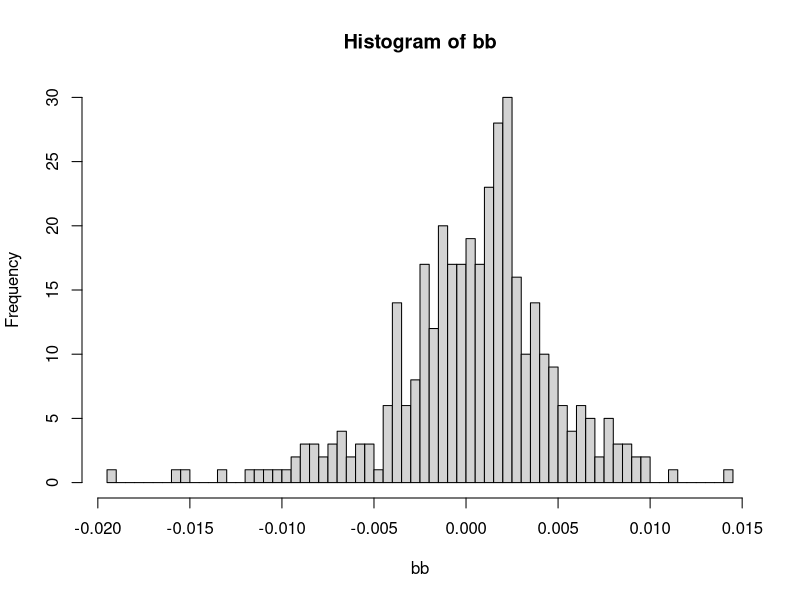
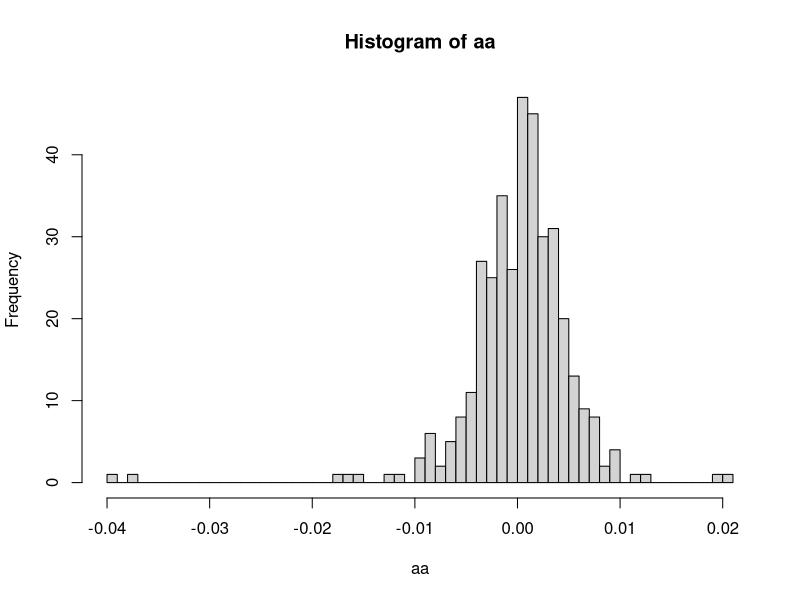

The R source for these figures, in order:

library(stringr)
library(plyr)
library(reshape2)
library(tidyverse)
library(dplyr)
library(lubridate)
library(tidyr)

sp500 <- read.csv("sp.csv")
sp500$Date <- mdy(sp500$Date)
sp500$wday <- wday(sp500$Date)

sp500$year <- year(sp500$Date)
sp500$month <- month(sp500$Date)
sp500$ym <- str_c(sp500$year,sp500$month,sep= "-")


Nub <- 0
sp500$pub <- 0
for (i in 2:dim(sp500)[1]){
  ym <- sp500$ym[(i-1)]
  if(sp500$ym[i] == ym){
    if(sp500$wday[i] == 6){
      Nub <- Nub+1
      sp500$pub[i] <- Nub
    }
  }
  else{
    ym <- sp500$ym[i]
    Nub <- 0
    if(sp500$ym[i] == ym){
      if(sp500$wday[i] == 6){
        Nub <- Nub+1
        sp500$pub[i] <- Nub
      }
    }
  }
}

for (i in 1:dim(sp500)[1]){
  if(sp500$pub[i] != 1){
    sp500$pub[i] <-0
  }
}

sp500$pct <- NA
for (i in 2:dim(sp500)[1]){
  sp500$pct[i] <- (sp500$Adj.Close[i] - sp500$Adj.Close[(i-1)])/sp500$Adj.Close[(i-1)]
}

sp500 <- sp500 %>% select("Date","Close","Adj.Close","ym","pub","pct")

sp500$BA <- NA
sp500$group <- NA
for (i in 5:dim(sp500)[1]){
  if(sp500$pub[i] == 1){
    sp500$BA[(i-5):(i-1)] <- "Before"
    sp500$BA[i:(i+4)] <- "After"
    sp500$group[(i-5):(i+4)] <- sp500$Date[i]
  }
}

dt <- na.omit(sp500)

before <- dt %>% filter(BA == "Before")
after <- dt %>% filter(BA == "After")

# dt2 <- before %>% group_by(group) %>% mean(pct)
dt2 <- ddply(before,.(group),function(sub){data.frame(pct.mean = mean(sub$pct))})
bb <- dt2$pct.mean
hist(bb, breaks= 50)

dt3 <- ddply(after,.(group),function(sub){data.frame(pct.mean = mean(sub$pct))})
aa <- dt3$pct.mean
hist(aa,breaks = 50)
